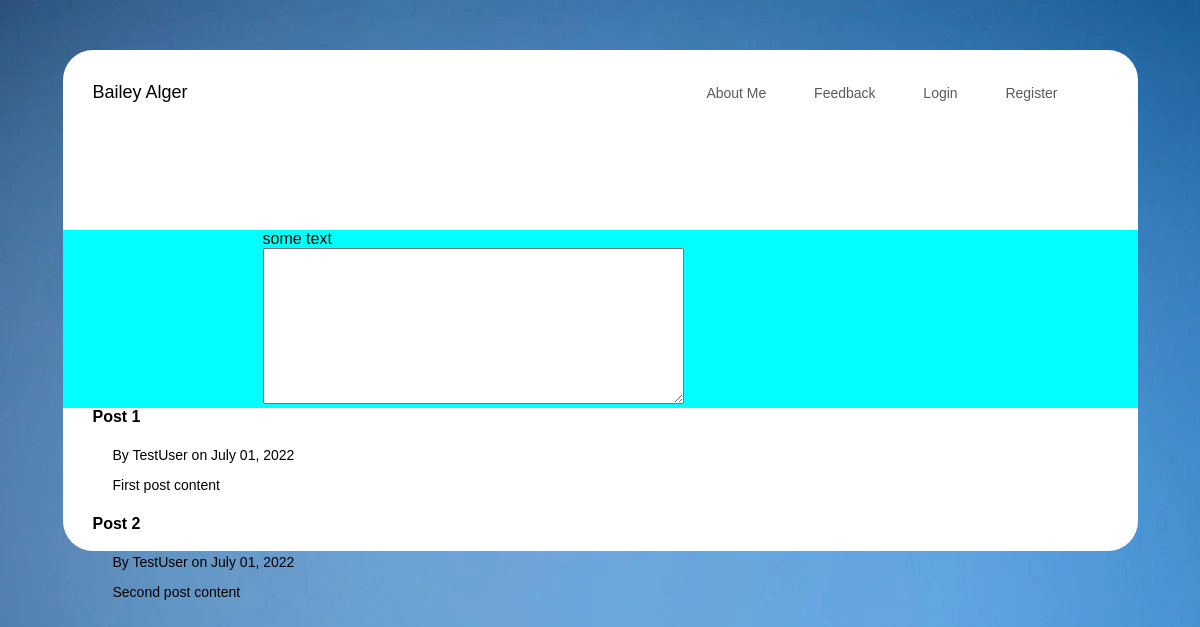
The page /feedback/ on the database its author committed.
### resume/models.py (models this page shows, shortened)
class Post (models.Model):
    title = models.CharField(max_length=100)
    content = models.TextField()
    date_posted = models.DateTimeField(default=timezone.now)
    author = models.ForeignKey(
        User, on_delete=models.SET_DEFAULT, default="deleted user")

### resume/views.py (the view)
# urls.py: path('feedback/', views.feedback, name='feedback'),
def feedback(request):
    context = {
        'posts': Post.objects.all()
    }
    return render(request, 'resume/feedback.html', context)

### resume/templates/resume/feedback.html
{% extends "resume/base.html" %}
{% block content %}
<div id="form">
    <div id="formheader">
        some text
    </div>
    <textarea name="fbtext" id="fbtext" cols="50" rows="10"></textarea>
</div>
<div id="posts">
    {% for post in posts %}
    <h4>{{ post.title }}</h4>
    <p>By {{ post.author }} on {{ post.date_posted|date:"F d, Y" }}</p>
    <p>{{ post.content }}</p>
    {% endfor %}
</div>
{% endblock content %}

### static/resume/style.css (style rules this page uses)
body { margin: 0; padding: 0; background-image: url("/static/images/bluebg.jpg"); font-family: 'Trebuchet MS', 'Lucida Sans Unicode', 'Lucida Grande', 'Lucida Sans', Arial, sans-serif; }
h4 { padding-left: 30px; }
p { font-size: 14px; padding-left: 50px; }
#form { width: 500px; height: fit-content; float: left; position: relative; background-color: aqua; padding: 0px 375px 0px 200px; }
#form textarea { max-width: 500px; max-height: 300px; min-width: 200px; min-height: 100px; }
#formheader { width: 500px; }
#posts { width: 1075px; height: 300px; }

### rows shown on the page
Post: title "Post 1", author "TestUser", date_posted "July 01, 2022", content "First post content"
Post: title "Post 2", author "TestUser", date_posted "July 01, 2022", content "Second post content"
